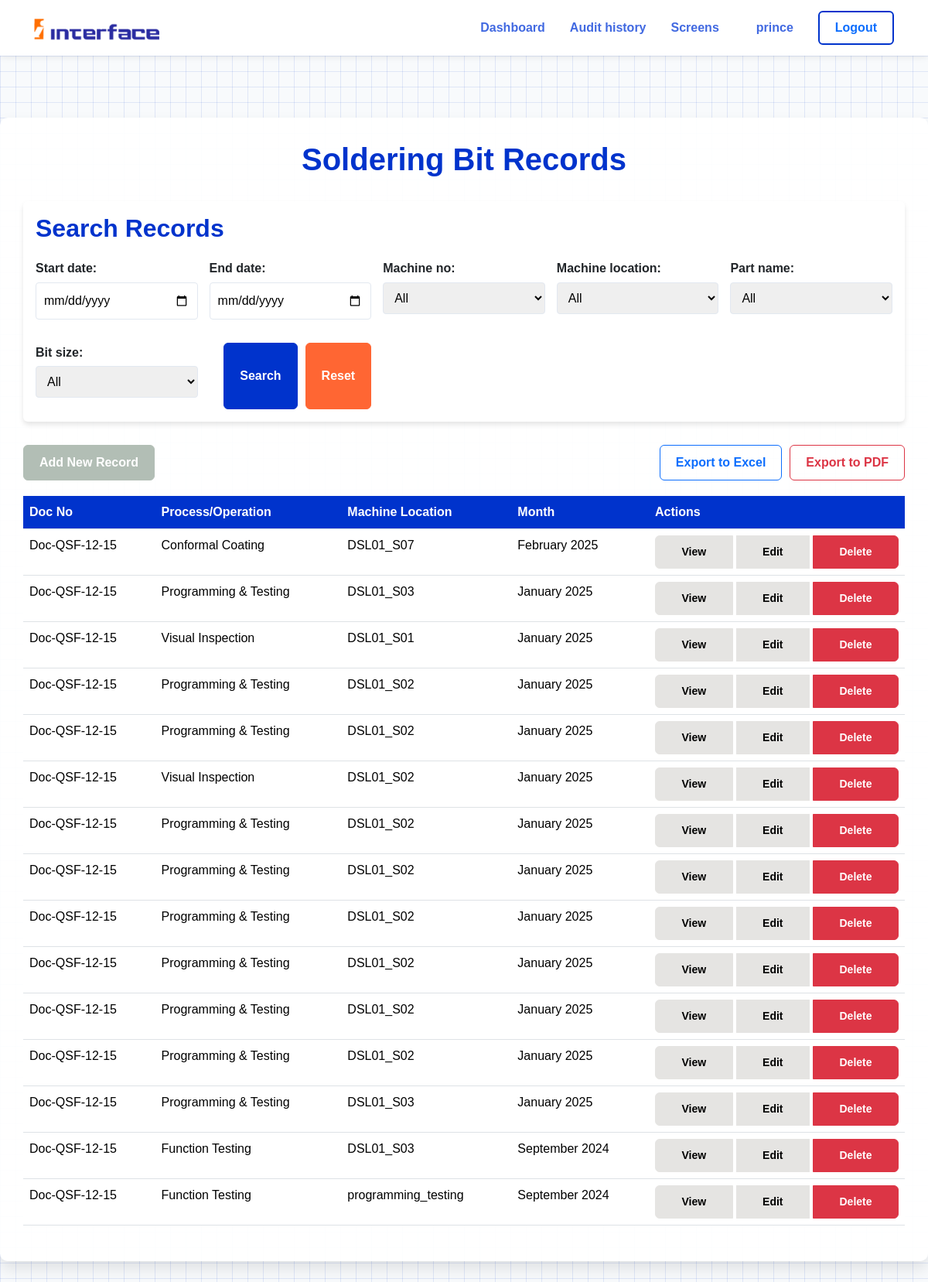
Screenshot of /screen/soldering/list/ (signed in) with the database file from the repository.
### screen_app/models.py (models this page shows, shortened)
class SolderingBitRecord(models.Model):
    PART_CHOICES = (
        ('tsc_01', 'TSC 01'),
        ('tsc_02', 'TSC 02'),
        ('tsc_04', 'TSC 04'),
        ('tsc_05', 'TSC 05'),
        ('tsc_09', 'TSC 09'),
        ('ebe_01', 'EBE 01'),
        ('csl_01', 'CSL 01'),
        ('dtr_03', 'DTR 03'),
        ('dtr_05', 'DTR 05'),
    )
    MACHINE_CHOICES = (
        ('M1', 'Machine 1'),
        ('M2', 'Machine 2'),
        ('M3', 'Machine 3'),
    )
    LOCATION_CHOICES = (
        ('visual_inspection', 'Visual Inspection'),
        ('programming_testing', 'Programming & Testing'),
        ('function_testing', 'Function Testing'),
        ('adhesive_application', 'Adhesive Application'),
        ('conformal_coating', 'Conformal Coating'),
        ('housing', 'Housing'),
        ('e90fl', 'E90FL'),
        ('dr_beck_epoxy', 'Dr. Beck Epoxy'),
        ('final_testing', 'Final Testing'),
    )
    TICK_CHOICES_Mark = [
        ('✔', 'OK'),
        ('✘', 'Not OK'),
        ('', 'Not Checked'),
    ]
    TICK_CHOICES = [
        ('20d', '20D'),
        ('30d', '30D'),
    ]
    DEFECT_TYPE_CHOICES = [
        ('visual', 'Visual Defects'),
        ('programming', 'Programming Defects'),
        ('automatic_testing', 'Automatic Testing Defects'),
    ]
    VISUAL_CHOICES = [
        ('Dry Solder', 'Dry Solder'),
        ('No Solder', 'No Solder'),
        ('Shorting/ Bridging', 'Shorting/ Bridging'),
        ('Pad Damage', 'Pad Damage'),
        ('Component Tombstone', 'Component Tombstone'),
        ('Solder Ball', 'Solder Ball'),
        ('Green Masking improper', 'Green Masking improper'),
        ('Masking Improper', 'Masking Improper'),
        ('Component Shifted', 'Component Shifted'),
        ('Pad Lifted', 'Pad Lifted'),
        ('Component Damage/Break', 'Component Damage/Break'),
        ('Solder Projection', 'Solder Projection'),
        ('Track Cut (Open)', 'Track Cut (Open)'),
        ('Wrong Polarity', 'Wrong Polarity'),
        ('PTH Shorting', 'PTH Shorting'),
        ('Component Wrong', 'Component Wrong'),
        ('Component Missing', 'Component Missing'),
        ('Solder Dust', 'Solder Dust'),
        ('Pin Hole', 'Pin Hole'),
        ('Component Up Side Down', 'Component Up Side Down'),
        ('LED Defects', 'LED Defects'),
        ('Microcontroller Pin Bend/Damage', 'Microcontroller Pin Bend/Damage'),
        ('Solder Crack', 'Solder Crack'),
        ('Others', 'Others'),
    ]
    PROGRAMMING_CHOICES = [
        ('Programme does not accept', 'Programme does not accept'),
        ('Pin Voltage low', 'Pin Voltage low'),
        ('Others', 'Others'),
    ]
    AUTOMATIC_TESTING_CHOICES = [
        ('Testing fail', 'Testing fail'),
        ('Others', 'Others'),
    ]
    BIT_LIFE_CONFIG = {
        '20d': {'points_per_part': 10, 'initial_life': 12000, 'warning_threshold': 2000},
        '30d': {'points_per_part': 4, 'initial_life': 6000, 'warning_threshold': 1000}
    }
    station = models.CharField(max_length=100, default='DSL01_S01')
    doc_number = models.CharField(max_length=50, verbose_name="Doc. No.", default='Doc-QSF-12-15', blank=True)
    part_name = models.CharField(max_length=100, choices=PART_CHOICES)
    machine_no = models.ForeignKey(MachineLocation, on_delete=models.CASCADE, verbose_name="Process/Operation")
    machine_location = models.CharField(max_length=150,choices=STATION_CHOICES)
    month = models.DateField(default=timezone.now, blank=True)
    time = models.TimeField(default=timezone.now, blank=True)
    operator_name = models.ForeignKey(User, on_delete=models.CASCADE, blank=True, null=True)
    soldering_points_per_part = models.IntegerField(default=10)
    bit_size = models.CharField(max_length=50, choices=TICK_CHOICES)
    date = models.DateField(default=timezone.now, blank=True)
    produce_quantity_shift_a = models.IntegerField(verbose_name="Produce Quantity Shift A")
    produce_quantity_shift_b = models.IntegerField(verbose_name="Produce Quantity Shift B")
    total_quantity = models.IntegerField(verbose_name="Total Quantity (Both shifts)", default=500)
    total_soldering_points = models.IntegerField(verbose_name="Total Soldering points/day", default=500)
    bit_life_remaining = models.IntegerField(verbose_name="Bit Life Remaining (Parts in Nos.)", default=500)
    bit_change_date = models.DateField(verbose_name="Bit Change Date")
    prepared_by = models.CharField(max_length=100, choices=TICK_CHOICES_Mark, blank=True)
    approved_by = models.CharField(max_length=100, choices=TICK_CHOICES_Mark, blank=True)
    defect_type = models.CharField(max_length=50, choices=DEFECT_TYPE_CHOICES, blank=True, null=True, verbose_name="Defect Type")
    defect = models.CharField(max_length=100, blank=True, null=True, verbose_name="Defect")
    custom_defect = models.CharField(max_length=200, blank=True, null=True, verbose_name="Custom Defect")
    history = HistoricalRecords()
    class Meta:
        verbose_name = "Robotic Soldering Bit Replacement Record"
        verbose_name_plural = "Robotic Soldering Bit Replacement Records"

class MachineLocation(models.Model):
    location_name = models.CharField(max_length=100, unique=True, verbose_name="Machine Location")
    min_skill_required = models.IntegerField(verbose_name="Minimum Skill Required")
    def __str__(self):
        return self.location_name

### screen_app/views.py (the view, shortened to what this page needs)
# urls.py: path('soldering/list/', ListSolderingBitRecordView.as_view(), name='list_soldering_bit_records'),
@method_decorator(staff_member_required, name='dispatch')
class ListSolderingBitRecordView(ListView):
    model = SolderingBitRecord
    template_name = 'SolderingBitRecord/list_soldering_bit_records.html'
    context_object_name = 'records'
    ordering = ['-date', '-time']
    def get(self, request, *args, **kwargs):
        export_format = request.GET.get('export')
        if export_format:
            queryset = self.get_filtered_queryset()
            return self.export_data(queryset, export_format)
        return super().get(request, *args, **kwargs)
    def get_context_data(self, **kwargs):
        context = super().get_context_data(**kwargs)
        context['search_form'] = SolderingBitRecordSearchForm(self.request.GET)
        return context
    def get_filtered_queryset(self):
        queryset = self.model.objects.all().order_by(*self.ordering)
        form = SolderingBitRecordSearchForm(self.request.GET)
        if form.is_valid():
            if start_date := form.cleaned_data.get('start_date'):
                queryset = queryset.filter(date__gte=start_date)
            if end_date := form.cleaned_data.get('end_date'):
                queryset = queryset.filter(date__lte=end_date)
            if machine_no := form.cleaned_data.get('machine_no'):
                queryset = queryset.filter(machine_no=machine_no)
            if machine_location := form.cleaned_data.get('machine_location'):
                queryset = queryset.filter(machine_location=machine_location)
            if part_name := form.cleaned_data.get('part_name'):
                queryset = queryset.filter(part_name=part_name)
            if bit_size := form.cleaned_data.get('bit_size'):
                queryset = queryset.filter(bit_size=bit_size)
        return queryset
    def get_queryset(self):
        return self.get_filtered_queryset()

### screen_app/templates/SolderingBitRecord/list_soldering_bit_records.html (shortened to what this page needs)
{% extends "base.html" %}  {% block content %}
<div class="background-container">
  <div class="container content-container">
    <h1 class="page-title">Soldering Bit Records</h1>
    <div class="card search-card">
      <div class="card-body">
        <h2 class="card-title">Search Records</h2>
        <form method="get" class="search-form">
          {{ search_form.as_p }}
          <div class="button-group">
            <button type="submit" class="btn btn-primary">Search</button>
            <button type="reset" class="btn btn-secondary">Reset</button>
          </div>
        </form>
      </div>
    </div>
    <div class="action-container">
      <a href="{% url 'add_soldering_bit_record' %}" class="btn btn-success"
        >Add New Record</a
      >
      <div class="export-buttons">
        <a
          href="?{{ request.GET.urlencode }}&export=excel"
          class="btn btn-outline-primary"
          >Export to Excel</a
        >
        <a
          href="?{{ request.GET.urlencode }}&export=pdf"
          class="btn btn-outline-danger"
          >Export to PDF</a
        >
      </div>
    </div>
    {% if records %}
    <div class="table-responsive">
      <table class="table table-hover">
        <thead>
          <tr>
            <th>Doc No</th>
            <th>Process/Operation</th>
            <th>Machine Location</th>
            <th>Month</th>
            <th>Actions</th>
          </tr>
        </thead>
        <tbody>
          {% for record in records %}
          <tr>
            <td>{{record.doc_number}}</td>
            <td>{{record.machine_no}}</td>
            <td>{{record.get_machine_location_display}}</td>
            <td>{{record.month|date:"F Y"}}</td>
            <td>
              <div class="btn-group" role="group">
                <a
                  href="{% url 'soldering_bit_record_detail' record.pk %}"
                  class="btn btn-sm btn-info"
                  >View</a
                >
                <a
                  href="{% url 'update_soldering_bit_record' record.pk %}"
                  class="btn btn-sm btn-warning"
                  >Edit</a
                >
                <a
                  href="{% url 'delete_soldering_bit_record' record.pk %}"
                  class="btn btn-sm btn-danger"
                  >Delete</a
                >
              </div>
            </td>
          </tr>
          {% endfor %}
        </tbody>
      </table>
    </div>
    {% else %}
    <p class="no-records">No soldering bit records found.</p>
    {% endif %}
  </div>
</div>
{% endblock content %}

### templates/base.html (shortened to what this page needs)
{% load static %}
<!DOCTYPE html>
<html lang="en">
  <head>
    <link rel="stylesheet" href="{% static 'css/bootstrap.css' %}" />
    {% block extra_head %}
    <link
      rel="stylesheet"
      href="https://cdn.jsdelivr.net/npm/virtual-keyboard@1.30.3/dist/css/keyboard.min.css"
    />
    {% endblock extra_head %} {% block title %}{% endblock title %}
  </head>
  <body>
    <nav class="navbar navbar-expand-lg navbar-light" id="mainNavbar">
      <div class="container-fluid">
        <a class="navbar-brand me-5" href="/">
          <img
            src="{% static 'images/image.png' %}"
            alt="InterfaceAuto Logo"
            height="28"
            class="d-inline-block align-text-center"
          />
        </a>
        <div
          class="collapse navbar-collapse justify-content-end"
          id="navbarContent"
        >
          <ul class="navbar-nav align-items-center">
            {% if user.is_authenticated %}
            <li class="nav-item">
              <a
                class="nav-link fw-bold {% if request.resolver_match.url_name == 'dashboard' %}active{% endif %}"
                href="{% url 'dashboard' %}"
                >Dashboard</a
              >
            </li>
            <li class="nav-item">
              {% if user.is_staff %}
              <a
                class="nav-link fw-bold {% if request.resolver_match.url_name == 'dashboard' %}active{% endif %}"
                href="{% url 'audit_history' %}"
                >Audit history</a
              >
            </li>
            {% endif %}
            <li class="nav-item">
              <a class="nav-link fw-bold" href="{% url 'station_media_slider' request.session.last_station_id|default:2 %}">
                Screens
              </a>
            </li>
                        <li class="nav-item ms-3">
              <span class="nav-link fw-bold">{{ user.username }}</span>
            </li>
            <li class="nav-item ms-2">
              <form
                method="post"
                action="{% url 'logout' %}"
                class="d-flex align-items-center m-0"
              >
                <button class="btn btn-outline-primary fw-bold" type="submit">
                  Logout
                </button>
              </form>
            </li>
            {% endif %}
          </ul>
        </div>
      </div>
    </nav>
    {% block content %}{% endblock content %}
  </body>
</html>

### rows the page displays
SolderingBitRecord: doc_number "Doc-QSF-12-15", machine_no "Conformal Coating", machine_location "DSL01_S07", month "February 2025"
SolderingBitRecord: doc_number "Doc-QSF-12-15", machine_no "Programming & Testing", machine_location "DSL01_S03", month "January 2025"
SolderingBitRecord: doc_number "Doc-QSF-12-15", machine_no "Visual Inspection", machine_location "DSL01_S01", month "January 2025"
SolderingBitRecord: doc_number "Doc-QSF-12-15", machine_no "Programming & Testing", machine_location "DSL01_S02", month "January 2025"
SolderingBitRecord: doc_number "Doc-QSF-12-15", machine_no "Programming & Testing", machine_location "DSL01_S02", month "January 2025"
SolderingBitRecord: doc_number "Doc-QSF-12-15", machine_no "Visual Inspection", machine_location "DSL01_S02", month "January 2025"
SolderingBitRecord: doc_number "Doc-QSF-12-15", machine_no "Programming & Testing", machine_location "DSL01_S02", month "January 2025"
SolderingBitRecord: doc_number "Doc-QSF-12-15", machine_no "Programming & Testing", machine_location "DSL01_S02", month "January 2025"
SolderingBitRecord: doc_number "Doc-QSF-12-15", machine_no "Programming & Testing", machine_location "DSL01_S02", month "January 2025"
SolderingBitRecord: doc_number "Doc-QSF-12-15", machine_no "Programming & Testing", machine_location "DSL01_S02", month "January 2025"
SolderingBitRecord: doc_number "Doc-QSF-12-15", machine_no "Programming & Testing", machine_location "DSL01_S02", month "January 2025"
SolderingBitRecord: doc_number "Doc-QSF-12-15", machine_no "Programming & Testing", machine_location "DSL01_S02", month "January 2025"
SolderingBitRecord: doc_number "Doc-QSF-12-15", machine_no "Programming & Testing", machine_location "DSL01_S03", month "January 2025"
SolderingBitRecord: doc_number "Doc-QSF-12-15", machine_no "Function Testing", machine_location "DSL01_S03", month "September 2024"
SolderingBitRecord: doc_number "Doc-QSF-12-15", machine_no "Function Testing", machine_location "programming_testing", month "September 2024"

### other values shown
{{ user.username }} "prince"
